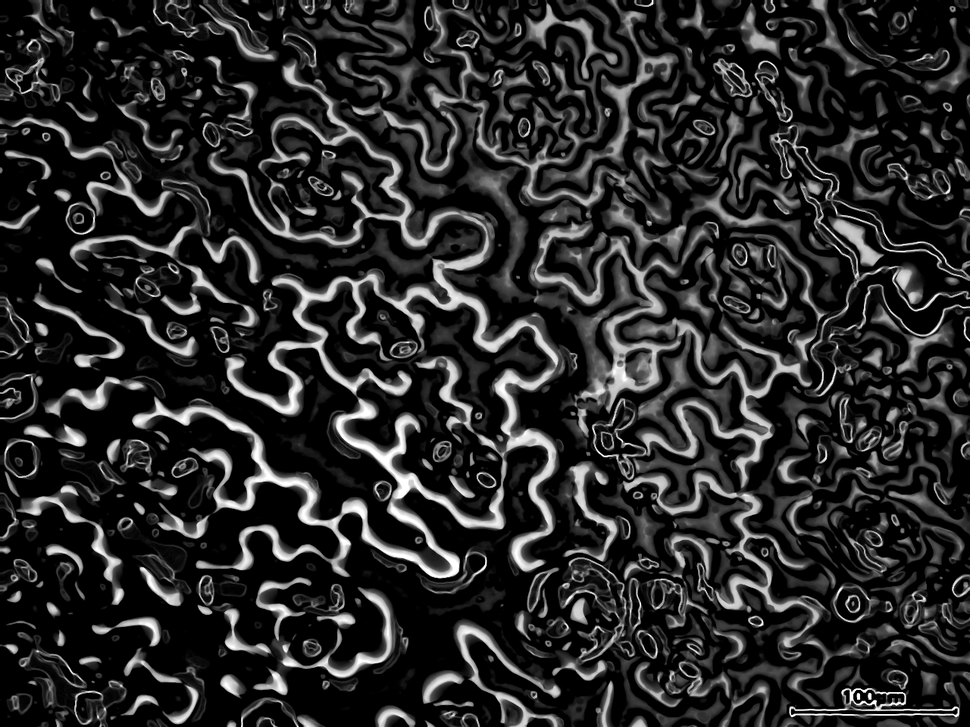
#> input picture check.png, 970 x 727 px, shrunk from 1280 x 960 before the run, given in place of hdg2-2_1_5_3_A.avi, which was not available
$ python combine_modified.py
#> lines starting #> are read from the running program, lines starting #| are printed output that depends on the picture; after the words box and inside, x2 and y2 are one past the last pixel; in counts of white or black regions, pixels touching at a corner belong together; pictures that were not available may be replaced by others from this repository, and a replacement may not be noted
# here import numpy and cv
from distutils.spawn import spawn
from posixpath import split
from re import M
import numpy as np
import cv2


def updateValue(new_value):
    # Make sure to write the new value into the global variable
    global trackbar_value
    trackbar_value = new_value


trackbar_value = 0


VIDEO = 'hdg2-2_1_5_3_A.avi'
k1=2
k2=4
k3=2
k4=2
ero=0
dil=1
dil_err=2
Blur1 = 31
Blur2 = 5
perc = 80
# VideoCapture()=Class for video capturing from video files, image sequences or cameras.
cap = cv2.VideoCapture(VIDEO)


HEAT = None
HEATDIV = None
iter = 0
cap = cv2.VideoCapture(VIDEO)
OUT = None
iter = 0

while True:
    ret, frame = cap.read()
#> frame is the input picture: shape (727, 970, 3); min 0, max 255, mean 40.9

    frame
    if iter == 0:
        # <<<< you werejust saving the first frame and adding nothing to it
        OUT = frame[:, :, 0].astype('float64')*0
#> OUT: shape (727, 970) float64; every value is 0
        cell = frame[:, :, 0].astype('float')*0
    if ret == False:
        break


    filtered = np.copy(frame)
    gray = cv2.cvtColor(filtered, cv2.COLOR_BGR2GRAY).astype('uint8')
    blur1 = cv2.GaussianBlur(filtered,(Blur1,Blur1),3)
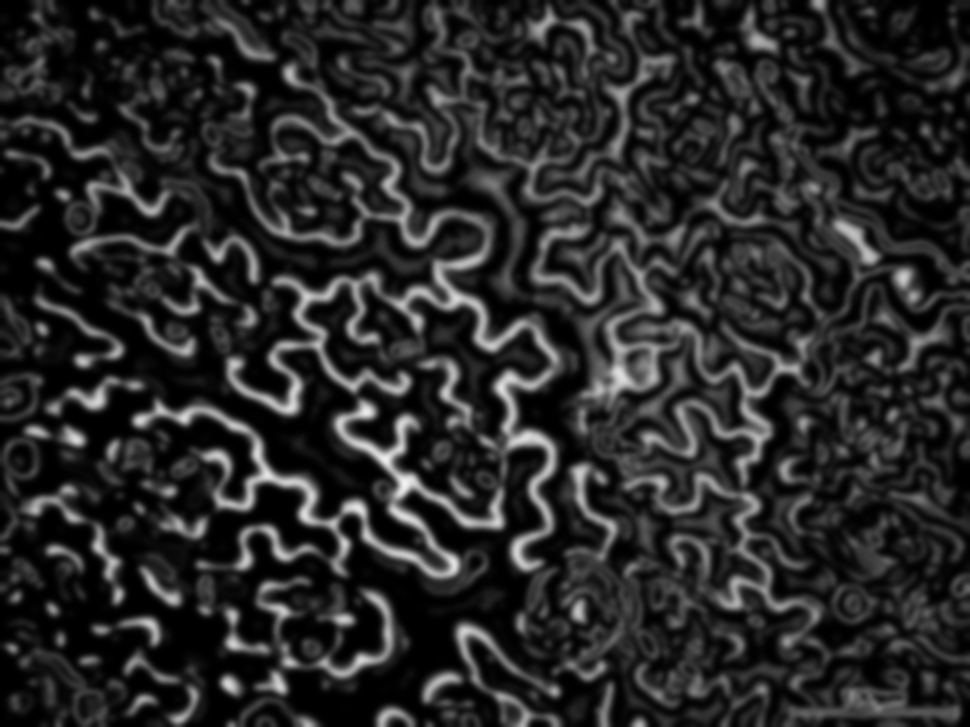
#> blur1: shape (727, 970, 3); min 0, max 242, mean 40.9
    cv2.imshow('blur1 ',blur1)
    blur2 = cv2.GaussianBlur(filtered,(Blur2,Blur2),2)
    cv2.imshow('blur2 ',blur2)
    res = blur1.astype('float')-blur2.astype('float')
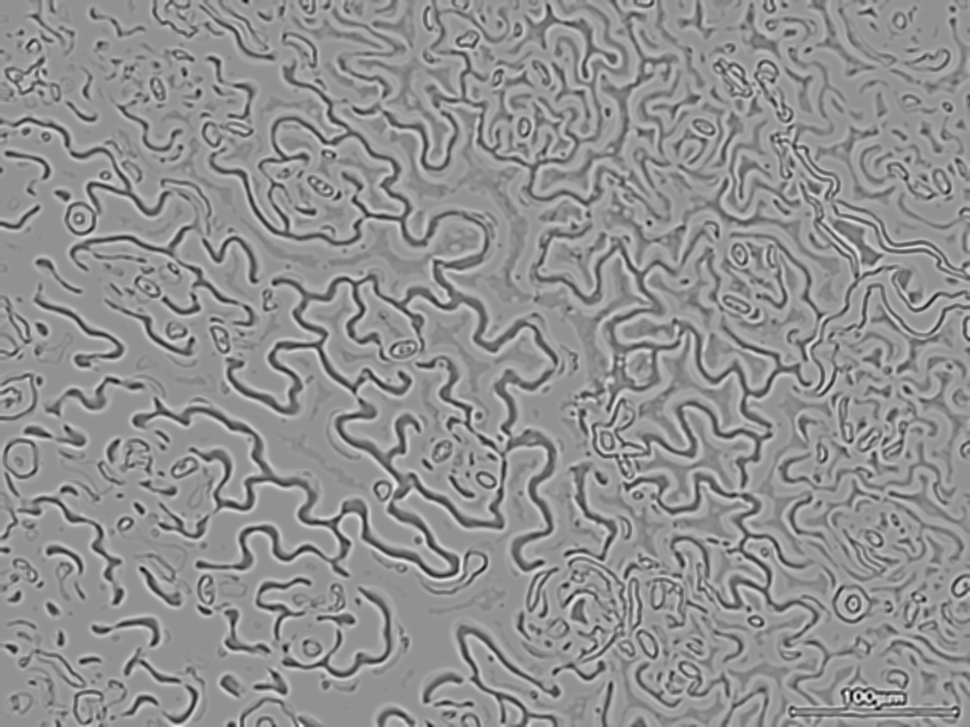
#> res: shape (727, 970, 3) float64; min -98, max 74, mean 0; drawn with min black and max white


    res-=np.amin(res)
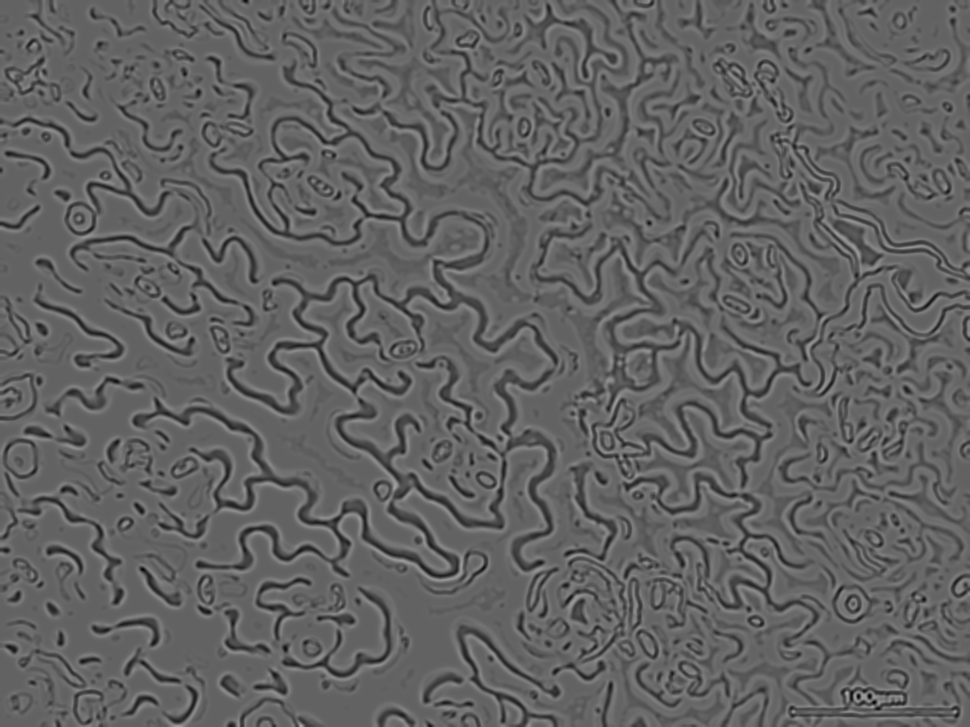
#> res: shape (727, 970, 3) float64; min 0, max 172, mean 98
    res/=np.amax(res)
    #print(np.percentile(res,perc))
    res = (res>np.percentile(res,perc)).astype("uint8")*255
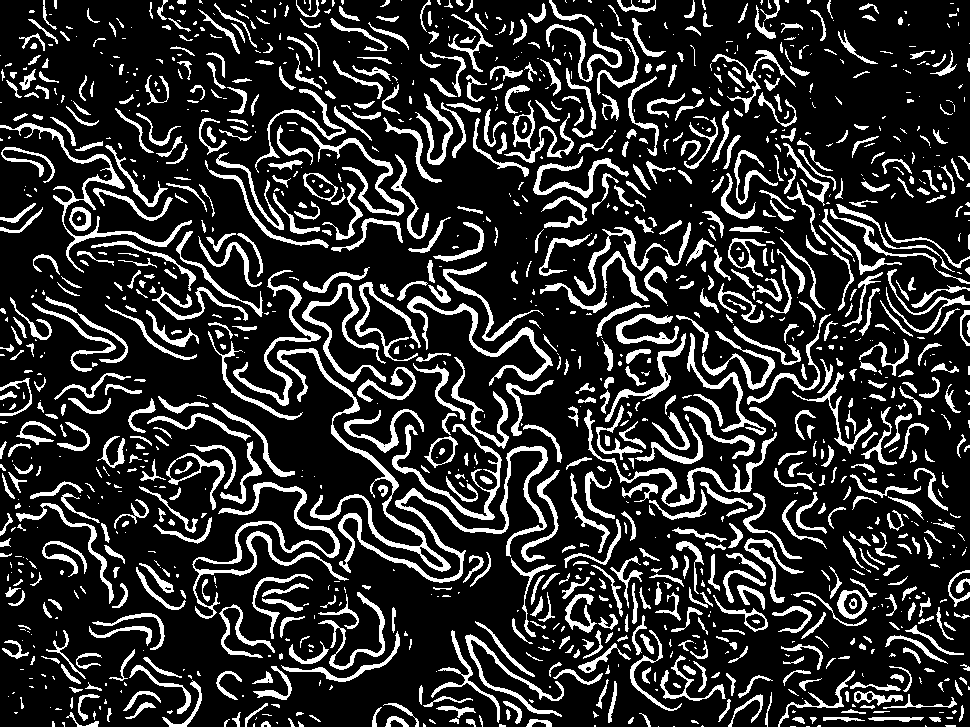
#> res: shape (727, 970, 3); 18.5% white; 1397 white regions (598 under 20 px), largest, box (x1, y1, x2, y2) and area: (338, 446, 548, 583) 3001, (192, 482, 349, 619) 2658, (277, 348, 451, 572) 2642

    # [27 lines of commented-out code are left out]
    kel1 = cv2.getStructuringElement(cv2.MORPH_ELLIPSE,(5,5))
    erosion1 = cv2.erode(res, kel1, iterations=1)
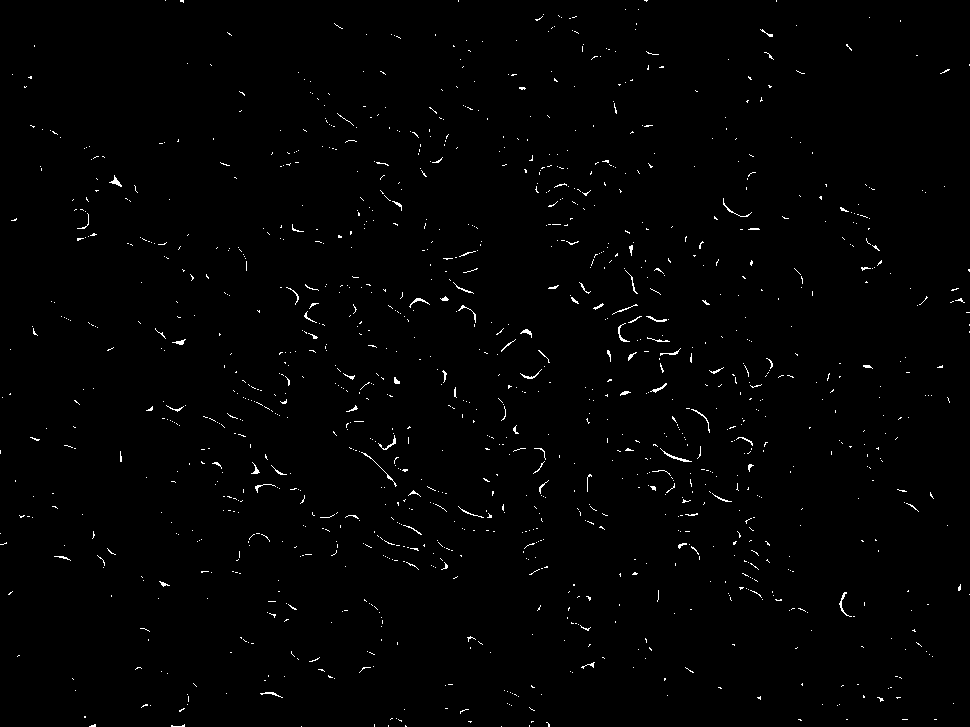
#> erosion1: shape (727, 970, 3); 0.94% white in thin lines or dots
    kernel_op1 = np.ones((2,2),np.uint8)
    openning1= cv2.morphologyEx(erosion1,cv2.MORPH_OPEN,kernel_op1)
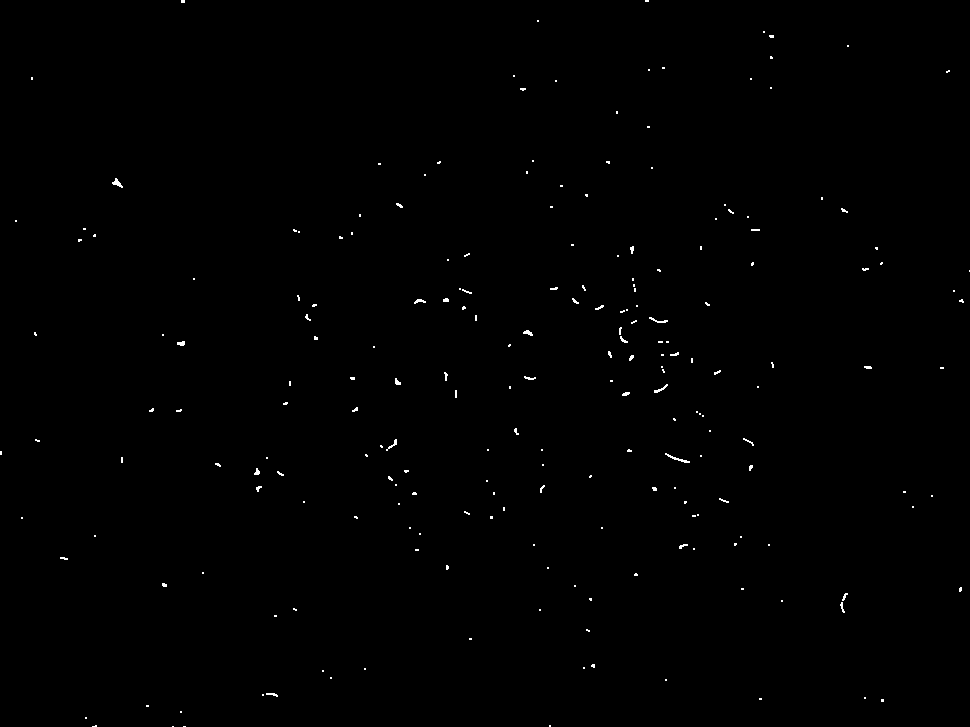
#> openning1: shape (727, 970, 3); 0.33% white in thin lines or dots
    kernel_cl1 = np.ones((3,3),np.uint8)
    closing1= cv2.morphologyEx(openning1,cv2.MORPH_CLOSE,kernel_cl1)
#> closing1: shape (727, 970, 3); 0.33% white in thin lines or dots
    # [28 lines of commented-out code are left out]
    OUT+=gray
    res+=closing1
#> res: shape (727, 970, 3); 0.33% of pixels changed, all inside (x1, y1, x2, y2) = (0, 0, 970, 727)
    #cv2.imshow("this Is final",res)
    iter += 1
# Press Q on keyboard to  exit
    if cv2.waitKey(10) & 0xFF == ord('q'):
#> (key q is pressed here)
        break
# When everything done, release the video capture object
cap.release()
#projection = np.max(MASK, axis=0)
# Closes all the frames
cv2.destroyAllWindows()
# [7 lines of commented-out code are left out]
cv2.imwrite(VIDEO.replace('.avi', '_combi_modified.png'), ((OUT/iter)).astype("uint8"))
cv2.imwrite(VIDEO.replace('.avi', '_combine_modified.png'), (res).astype("uint8"))

$ run again, on hdg2-2_1_5_3_AEric_Mine.png
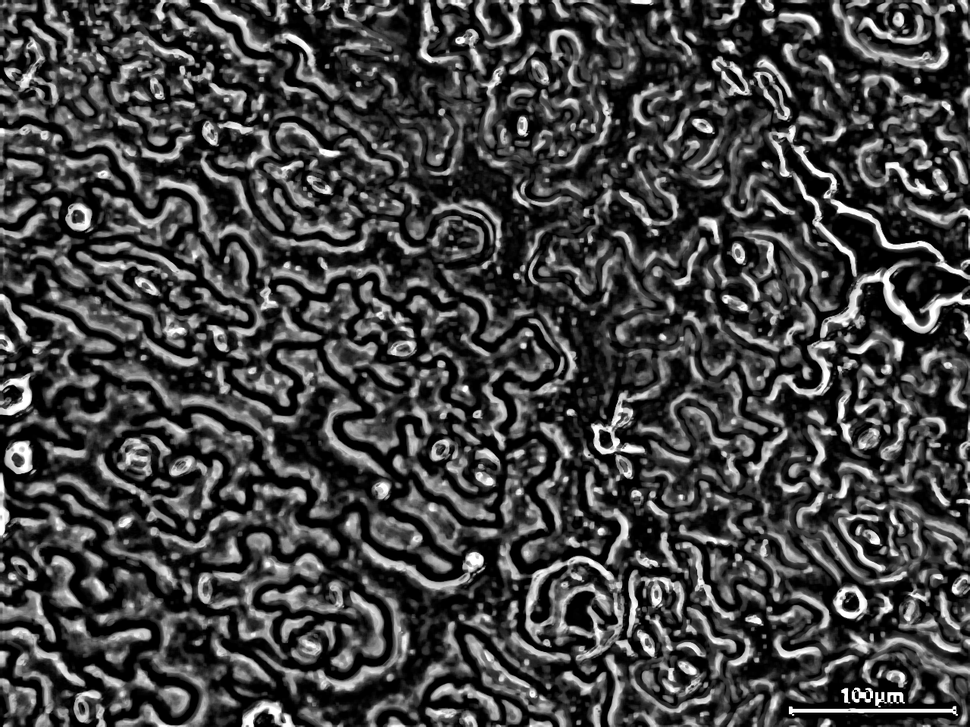
#> input picture hdg2-2_1_5_3_AEric_Mine.png, 970 x 727 px, shrunk from 1280 x 960 before the run, given in place of hdg2-2_1_5_3_A.avi, which was not available
#> frame is the input picture: shape (727, 970, 3); min 0, max 255, mean 66.5
#> `res = (res>np.percentile(res,perc)).astype("uint8")*255`:
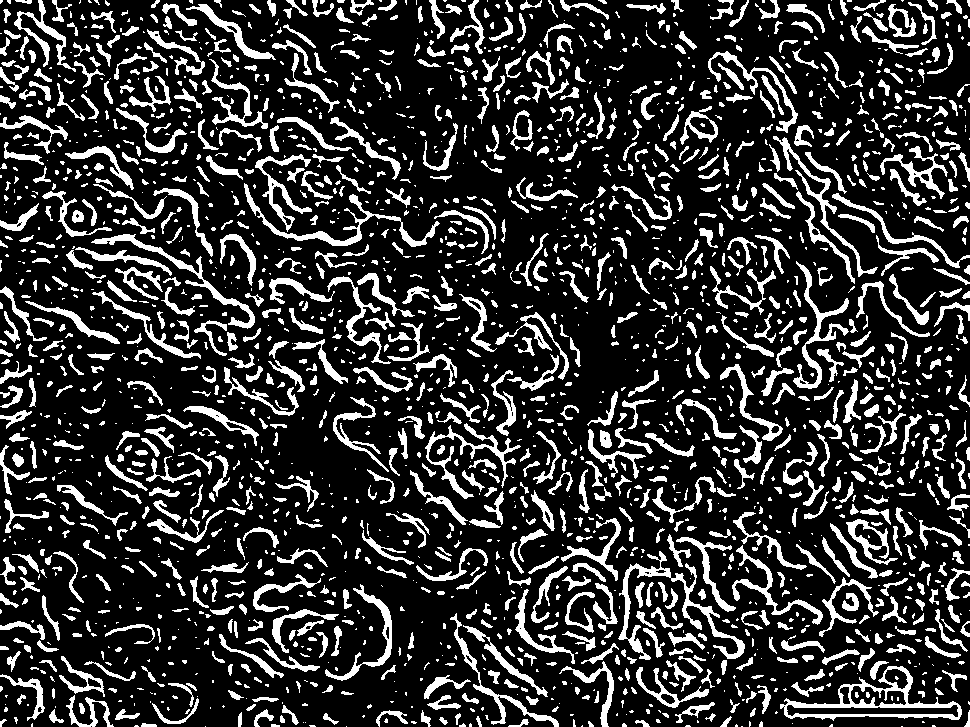
#> res: shape (727, 970, 3); 19.9% white; 2291 white regions (1134 under 20 px), largest, box (x1, y1, x2, y2) and area: (780, 666, 962, 721) 2195, (618, 551, 745, 660) 1973, (244, 183, 440, 247) 1476
#> erosion1: shape (727, 970, 3); 1.7% white in thin lines or dots
#> `openning1= cv2.morphologyEx(erosion1,cv2.MORPH_OPEN,kernel_op1)`:
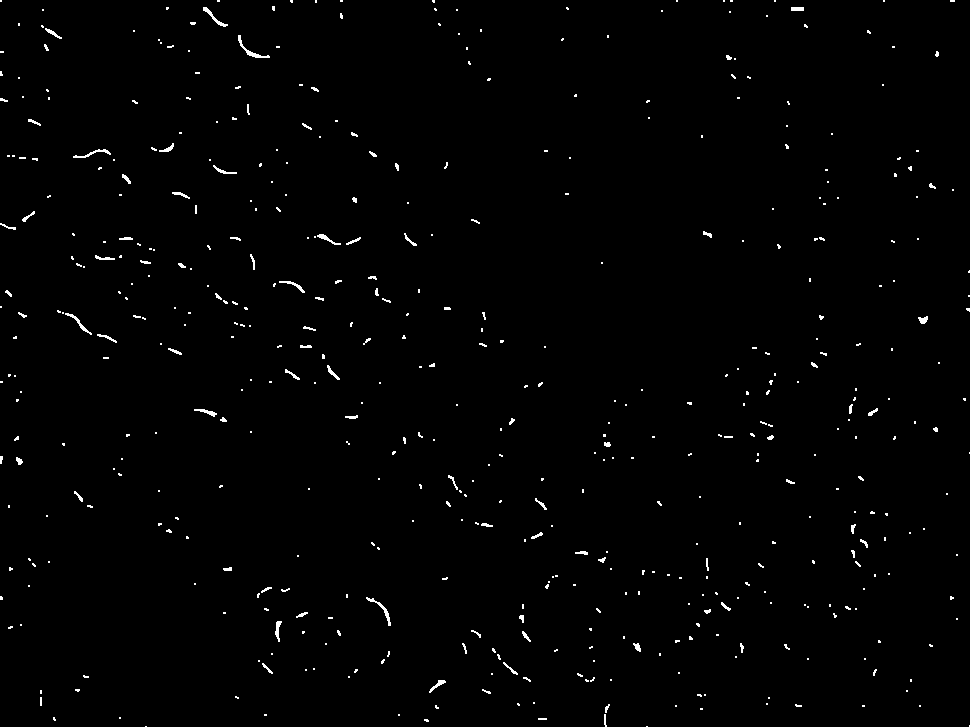
#> openning1: shape (727, 970, 3); 0.95% white in thin lines or dots
#> closing1: shape (727, 970, 3); 0.96% white in thin lines or dots
